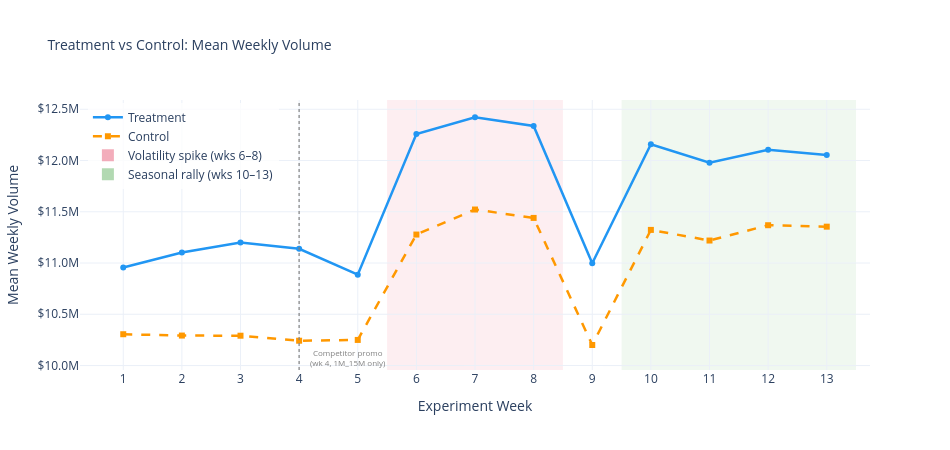

The code cell stored with this chart in its notebook:
### Markdown cell above
## 1. Treatment vs Control Weekly Volume

**Expect:** T line consistently above C. Both arms spike together weeks 6-8 (volatility
confounder) and weeks 10-13 (seasonal rally). Gap narrows slightly over 13 weeks (2%/week decay).

**Red flags:** T below C at any week; gap *widens* over time; only T spikes at weeks 6-8.

### Code cell
weeks = sorted(post["week"].unique())

t_means, c_means = [], []
for w in weeks:
    wk = post[post["week"] == w]
    t_means.append(wk[wk["group"] == "treatment"]["weekly_volume"].mean())
    c_means.append(wk[wk["group"] == "control"]["weekly_volume"].mean())

# Y-axis: custom $M ticks
y_all = t_means + c_means
step = 0.5e6
tickvals = np.arange(
    np.floor(min(y_all) / step) * step, np.ceil(max(y_all) / step) * step + step, step
)
ticktext = [f"${v/1e6:.1f}M" for v in tickvals]

fig = go.Figure()

# Data lines 
fig.add_trace(
    go.Scatter(
        x=weeks,
        y=t_means,
        mode="lines+markers",
        name="Treatment",
        line=dict(color="#2196F3", width=2.5),
        marker=dict(symbol="circle", size=6),
    )
)
fig.add_trace(
    go.Scatter(
        x=weeks,
        y=c_means,
        mode="lines+markers",
        name="Control",
        line=dict(color="#FF9800", width=2.5, dash="dash"),
        marker=dict(symbol="square", size=6),
    )
)

# Confounder shading 
fig.add_vrect(
    x0=5.5, x1=8.5, fillcolor="crimson", opacity=0.07, layer="below", line_width=0
)
fig.add_vrect(
    x0=9.5, x1=13.5, fillcolor="green", opacity=0.06, layer="below", line_width=0
)

# Dummy traces so confounder windows appear in the legend
fig.add_trace(
    go.Scatter(
        x=[None],
        y=[None],
        mode="markers",
        name="Volatility spike (wks 6-8)",
        marker=dict(color="rgba(220,20,60,0.35)", symbol="square", size=12),
    )
)
fig.add_trace(
    go.Scatter(
        x=[None],
        y=[None],
        mode="markers",
        name="Seasonal rally (wks 10-13)",
        marker=dict(color="rgba(0,128,0,0.30)", symbol="square", size=12),
    )
)

# Competitor promo annotation (wk 4, 1M_15M only) 
fig.add_vline(x=4, line_dash="dot", line_color="grey", line_width=1.5, opacity=0.8)
fig.add_annotation(
    x=4.15,
    y=min(c_means),
    text="Competitor promo<br>(wk 4, 1M_15M only)",
    showarrow=False,
    font=dict(size=8, color="grey"),
    xanchor="left",
    yanchor="top",
)

fig.update_layout(
    title=dict(text="Treatment vs Control: Mean Weekly Volume", font=dict(size=14)),
    xaxis=dict(title="Experiment Week", tickvals=weeks, tickmode="array"),
    yaxis=dict(title="Mean Weekly Volume", tickvals=tickvals, ticktext=ticktext),
    template="plotly_white",
    width=950,
    height=450,
    legend=dict(x=0.01, y=0.99, bgcolor="rgba(255,255,255,0.8)"),
)
fig.show()

gaps = [t - c for t, c in zip(t_means, c_means)]
gap_slope, _, *_ = sp_stats.linregress(weeks, gaps)
print(f"Week 1 gap:  ${gaps[0]/1e6:.3f}M  |  Week 13 gap: ${gaps[-1]/1e6:.3f}M")
print(
    f"Gap trend slope: {gap_slope/1e6:+.4f}M/wk  "
    f"({'negative = decay present ✓' if gap_slope < 0 else 'positive ✗ - gap growing, check WEEKLY_DECAY_RATE'})"
)
print(
    f"T above C every week: {'✓' if all(g > 0 for g in gaps) else '✗ - check treatment effect sign'}"
)

### Figure 1 — Plotly figure (JSON) as saved in the notebook; plotly's stock layout.template omitted (floating-point values rounded to 4 significant figures)
{"data": [{"line": {"color": "#2196F3", "width": 2.5}, "marker": {"size": 6, "symbol": "circle"}, "mode": "lines+markers", "name": "Treatment", "type": "scatter", "x": [1, 2, 3, 4, 5, 6, 7, 8, 9, 10, 11, 12, 13], "y": [10960000.0, 11100000.0, 11200000.0, 11140000.0, 10890000.0, 12260000.0, 12420000.0, 12340000.0, 11000000.0, 12160000.0, 11980000.0, 12100000.0, 12050000.0]}, {"line": {"color": "#FF9800", "dash": "dash", "width": 2.5}, "marker": {"size": 6, "symbol": "square"}, "mode": "lines+markers", "name": "Control", "type": "scatter", "x": [1, 2, 3, 4, 5, 6, 7, 8, 9, 10, 11, 12, 13], "y": [10310000.0, 10290000.0, 10290000.0, 10240000.0, 10250000.0, 11280000.0, 11520000.0, 11440000.0, 10200000.0, 11320000.0, 11220000.0, 11370000.0, 11350000.0]}, {"marker": {"color": "rgba(220,20,60,0.35)", "size": 12, "symbol": "square"}, "mode": "markers", "name": "Volatility spike (wks 6–8)", "type": "scatter", "x": [null], "y": [null]}, {"marker": {"color": "rgba(0,128,0,0.30)", "size": 12, "symbol": "square"}, "mode": "markers", "name": "Seasonal rally (wks 10–13)", "type": "scatter", "x": [null], "y": [null]}], "layout": {"annotations": [{"font": {"color": "grey", "size": 8}, "showarrow": false, "text": "Competitor promo<br>(wk 4, 1M_15M only)", "x": 4.15, "xanchor": "left", "y": 10200000.0, "yanchor": "top"}], "height": 450, "legend": {"bgcolor": "rgba(255,255,255,0.8)", "x": 0.01, "y": 0.99}, "shapes": [{"fillcolor": "crimson", "layer": "below", "line": {"width": 0}, "opacity": 0.07, "type": "rect", "x0": 5.5, "x1": 8.5, "xref": "x", "y0": 0, "y1": 1, "yref": "y domain"}, {"fillcolor": "green", "layer": "below", "line": {"width": 0}, "opacity": 0.06, "type": "rect", "x0": 9.5, "x1": 13.5, "xref": "x", "y0": 0, "y1": 1, "yref": "y domain"}, {"line": {"color": "grey", "dash": "dot", "width": 1.5}, "opacity": 0.8, "type": "line", "x0": 4, "x1": 4, "xref": "x", "y0": 0, "y1": 1, "yref": "y domain"}], "title": {"font": {"size": 14}, "text": "Treatment vs Control: Mean Weekly Volume"}, "width": 950, "xaxis": {"tickmode": "array", "tickvals": [1, 2, 3, 4, 5, 6, 7, 8, 9, 10, 11, 12, 13], "title": {"text": "Experiment Week"}}, "yaxis": {"ticktext": ["$10.0M", "$10.5M", "$11.0M", "$11.5M", "$12.0M", "$12.5M"], "tickvals": [10000000.0, 10500000.0, 11000000.0, 11500000.0, 12000000.0, 12500000.0], "title": {"text": "Mean Weekly Volume"}}}}
